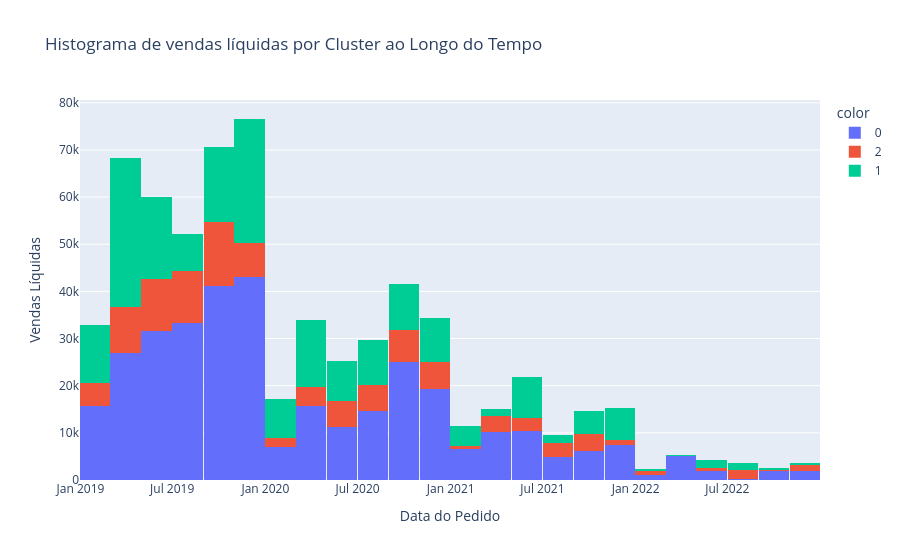

The notebook cell saved with this chart:
### Code cell
# HISTOGRAMA DE NET_SALES POR CLUSTER

fig = px.histogram(
    df_clustering,
    x='ORDER_DATE',
    y='NET_SALES',
    nbins=(2022-2019)*12,
    color=df_clustering['CLUSTER'].astype(str),
    title='Histograma de vendas líquidas por Cluster ao Longo do Tempo',
)

fig.update_layout(
    xaxis_title='Data do Pedido',
    yaxis_title='Vendas Líquidas'
)

fig.write_image(img_dir / 'histogram_net_sales_by_cluster.png')
fig.show()

### Figure 1 — Plotly figure (JSON) as saved in the notebook; plotly's stock layout.template omitted (floating-point values rounded to 4 significant figures; data arrays with more than 128 entries replaced by an {"elided": "..."} marker saying what was removed)
{"data": [{"bingroup": "x", "histfunc": "sum", "hovertemplate": "color=0<br>ORDER_DATE=%{x}<br>sum of NET_SALES=%{y}<extra></extra>", "legendgroup": "0", "marker": {"color": "#636efa", "pattern": {"shape": ""}}, "name": "0", "nbinsx": 36, "orientation": "v", "showlegend": true, "type": "histogram", "x": {"elided": "395 str values"}, "xaxis": "x", "y": {"elided": "395 float values"}, "yaxis": "y"}, {"bingroup": "x", "histfunc": "sum", "hovertemplate": "color=2<br>ORDER_DATE=%{x}<br>sum of NET_SALES=%{y}<extra></extra>", "legendgroup": "2", "marker": {"color": "#EF553B", "pattern": {"shape": ""}}, "name": "2", "nbinsx": 36, "orientation": "v", "showlegend": true, "type": "histogram", "x": {"elided": "146 str values"}, "xaxis": "x", "y": {"elided": "146 float values"}, "yaxis": "y"}, {"bingroup": "x", "histfunc": "sum", "hovertemplate": "color=1<br>ORDER_DATE=%{x}<br>sum of NET_SALES=%{y}<extra></extra>", "legendgroup": "1", "marker": {"color": "#00cc96", "pattern": {"shape": ""}}, "name": "1", "nbinsx": 36, "orientation": "v", "showlegend": true, "type": "histogram", "x": {"elided": "229 str values"}, "xaxis": "x", "y": {"elided": "229 float values"}, "yaxis": "y"}], "layout": {"barmode": "relative", "legend": {"title": {"text": "color"}, "tracegroupgap": 0}, "title": {"text": "Histograma de vendas líquidas por Cluster ao Longo do Tempo"}, "xaxis": {"anchor": "y", "domain": [0, 1], "title": {"text": "Data do Pedido"}}, "yaxis": {"anchor": "x", "domain": [0, 1], "title": {"text": "Vendas Líquidas"}}}}
